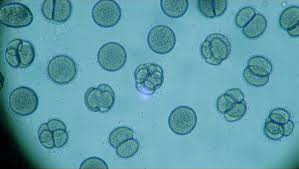
#> input picture cell.jpg, 299 x 169 px; its folder holds only this picture in this run
$ python example.py
#> lines starting #> are read from the running program, lines starting #| are printed output that depends on the picture
import cv2

import numpy as np
import matplotlib.pyplot as plt
import matplotlib.ticker as ticker
import math

import os, tkinter, tkinter.filedialog, tkinter.messagebox
from tkinter import messagebox


def file_read():
    # ファイル選択ダイアログの表示
    root = tkinter.Tk()
    root.withdraw()
    fTyp = [("",".jpg")]
    iDir = os.path.abspath(os.path.dirname(__file__))
    tkinter.messagebox.showinfo('粒径分布作成','処理画像を選択してください！')
    file = tkinter.filedialog.askopenfilename(filetypes = fTyp,initialdir = iDir)
#> the answer given: cell.jpg

    # 処理ファイル名の出力
    #tkinter.messagebox.showinfo('プログラム',file)
    return (file)

# [12 lines left out: function file_write, not called in this run]

def empty(a):
    pass

def get_magnification():
    root = tkinter.Tk()
    root.geometry('300x200')
    root.title('倍率入力(k)')


    label1 = tkinter.Label(master=root,text='測定した倍率を入力してください(k)')
    label1.place(x=30, y=60)

    textBox1 = tkinter.Entry(master=root,width=40)
    textBox1.place(x=30, y=80)

    # [5 lines left out: function val, not called in this run]

    btn = tkinter.Button(root,
                       text='OK',
                       # クリック時にval()関数を呼
                       command=val).place(x=30, y=95)

    root.mainloop()

def pixcel_calculation(magnification):
    pixcel = 9.0 * float(magnification)
    return(pixcel)

# [58 lines left out: function getContours, not called in this run]

path = file_read()
file_name,ext = os.path.splitext(os.path.basename(path))
kernel = np.ones((2,2),np.uint8)

cv2.namedWindow("WINDOWNAME")
cv2.resizeWindow("WINDOWNAME",640,240)

#Trackbar(トラックバー名, ウィンドウ名, 初期値, 最大値, 関数名)
cv2.createTrackbar('threshold_low','WINDOWNAME',100,255,empty)
cv2.createTrackbar('threshold_high','WINDOWNAME',255,255,empty)
cv2.createTrackbar('opening','WINDOWNAME',2,5,empty)

img = cv2.imread(path)
#> img is the input picture: shape (169, 299, 3); mean B, G, R 170.1, 156.3, 94.5
imgGray = cv2.cvtColor(img, cv2.COLOR_BGR2GRAY)
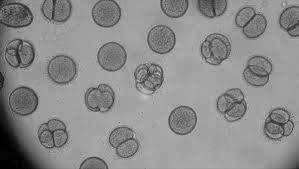
#> imgGray: shape (169, 299); min 0, max 198, mean 139.4
img_blur = cv2.GaussianBlur(imgGray, (5, 5), 0)
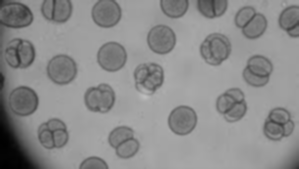
#> img_blur: shape (169, 299); min 0, max 189, mean 139.4
imgContour = img.copy()
get_magnification()
#> (the run stopped early here; a loop or call above may not have finished)
